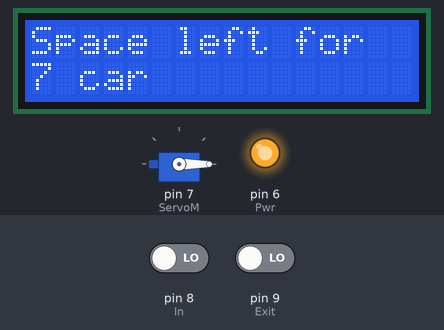
Recording of a sketch running on a simulated Arduino Uno, built with avr-gcc and run on an emulated ATmega328P. Shown: servo, 16×2 character LCD, output pins drawn as LEDs (lit = HIGH). The test bench sets the inputs (shaded band); at power-on: pin 8 (In) LOW, pin 9 (Exit) LOW. What the sketch prints to the serial monitor is not drawn.

Above: at 1.2 s.
1.3 s: pin 8 (In) driven HIGH
At 1.6 s:
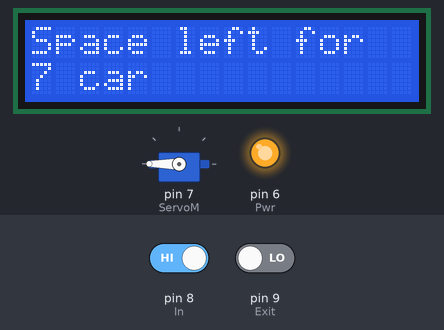
At 16.9 s:
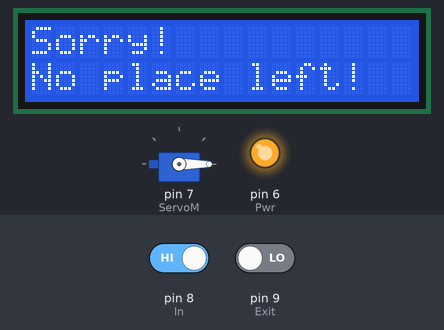
Timing chart, 0 to 18.4 s (numbered marks = the images above; inputs shaded):
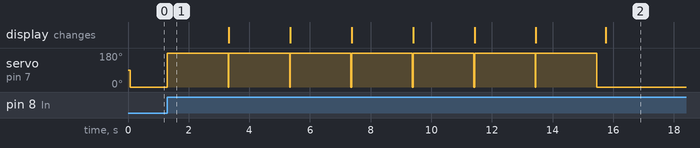

The sketch:

Code.ino
```cpp
#include <Servo.h> 			// Servo Motor Library
#include <LiquidCrystal.h> 		// LCD Library

LiquidCrystal lcd(12,11,5,4,3,2);	// Create LCD Object to connect LCD with 12,11,5,4,3,2 pins of arduino
Servo myservo;  			// Create servo object to control a servo

// Below are some variables which we have define

#define ServoM 7        		// Connection between 7 no. pin of arduino with servo motor.
#define Exit 9         			// Pin 9 of arduino connected to the EXIT push button sensor sensor.
#define In 8         			// Pin 8 connected to the IN push button sensor.
#define Pwr 6           		// Power pin for push button sensors
#define Gnd 10          		// Ground pin for push button sensors
#define BarLow 0      			// Low position of the servo motor which is 0 degree out of 360.
#define BarUp 180       		// Up position of the servo motor which is 180 degree out of 360
#define CAPACITY 7      		// Total Capacity of the parking lot.


void setup()
{

    Serial.begin(9600);			// Serial monitor starts

    myservo.attach(ServoM);         	// Attaches the servo motor with arduino 7 pin

    lcd.begin(16,2);			// That means LCD has 2 lines and each line have 16 characters
    lcd.print("Space left for");	// At the begining, we have to print this- it has 14 characters

    pinMode(Gnd, OUTPUT);		// pin 10(GND) to output
    pinMode(Pwr, OUTPUT);		// pin 6(PWR) to output
    pinMode(Exit, INPUT);            	// set "EXIT" sensor pin to input whether the car is exit or not
    pinMode(In, INPUT);              	// set "IN" sensor pin to input whether the car is enter or not

    digitalWrite(Gnd, LOW);		// 0 volt mean ground - write data given from the push buttons to GND
    digitalWrite(Pwr, HIGH);		// High means - 5v - write data given from the push buttons to PWR

    myservo.write(BarLow);           	// Servo motor's rotary actuator is on 0 degree at the begining.
}

int  Available=7;                   	// Number of places available at particular moment


void loop()
{
    if (Available >= 1)			// If there is only 1 place is avaliable then
    {
        lcd.clear();			// Clear the LCD
        lcd.setCursor(0,0);		// setCursor(col,row)
        lcd.print("Space left for");	//
        lcd.setCursor(0,1);  		// Begining in the next row
        lcd.print(Available);		// Print available slot numbers
        lcd.print(" car");
    }
    else				// If there is 0 - no place is avaliable then
    {
        lcd.clear();
        lcd.setCursor(0,0);
        lcd.print("Sorry!");
        lcd.setCursor(0,1);
        lcd.print("No place left!");
    }

    if(digitalRead(In)==1)		// If someone enters a car then
    {
        if(Available != 0)		// If parking slot is available then
        {
            Available--;		// Driver is allowed to park and total available slot is decreased by 1
            myservo.write(BarUp);	// Servo motor rotates with 180 degree
            delay(2000);		// It will take time for rotating servo motor
            myservo.write(BarLow);
        }
    }

    if(digitalRead(Exit)==1)		// If someone is exiting.
    {
        if(Available != CAPACITY)	// If available slot is not = to 7
        {
            Available++;		// then ++1 in total availablity
            myservo.write(BarUp);	// Rotate servo
            delay(2000);		// Delay
            myservo.write(BarLow);	// Low servo
        }
    }

    Serial.println(Available);		// Prints total available slot on serial monitor

    delay(20);

}
```

Measured:
- after the input at 1.3 s, servo on pin 7 (ServoM): alternates 180° for 2.0 s and 0° for 0.03 s, 14 changes in all, then stays 0°, starting at once
